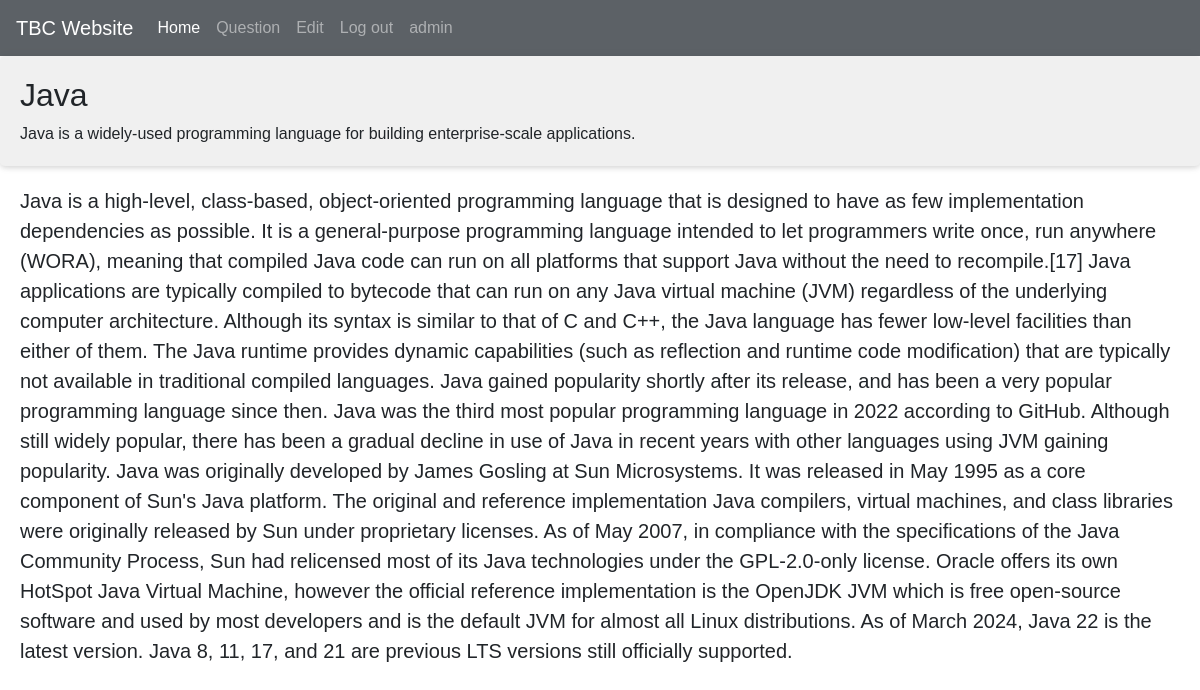
Page /info/3 (signed in) on the committed database.
### models.py (models this page shows, shortened)
class User(db.Model, UserMixin):
    __tablename__ = "users"
    id = db.Column(db.Integer(), primary_key=True)
    username = db.Column(db.String())
    password = db.Column(db.String())
    birthday = db.Column(db.Date())
    role = db.Column(db.String())

class Info(db.Model):
    __tablename__ = "infos"
    id = db.Column(db.Integer(), primary_key=True)
    name = db.Column(db.String())
    inf = db.Column(db.String())
    moreinfo = db.Column(db.String())

### routes.py (the view)
@app.route("/info/<int:info_id>")
@login_required
def index5(info_id):
 info = Info.query.get(info_id)
 return render_template("index5.html", inff=info)

### models.py (called while the page is built)
@login_manager.user_loader
def load_user(user_id):
    return User.query.get(user_id)

### templates/index5.html (shortened to what this page needs)
{% extends "base.html" %}
{% block content %}
      <div class="languages">
        <div class="language">
            <h2>{{inff['name']}}</h2>
            <p>{{inff['inf']}}</p>
        </div>
    </div>
    <p class="p1">{{inff['moreinfo']}}</p>
{% endblock %}

### templates/navbar.html (shortened to what this page needs)
<nav class="navbar navbar-expand-lg navbar-dark bg-dark" style="opacity: 0.8">
    <a class="navbar-brand" href="https://www.tbcbank.ge/web/ka">TBC Website</a>
    <div class="collapse navbar-collapse" id="navbarNav">
      <ul class="navbar-nav">
        <li class="nav-item active">
          <a class="nav-link" href="/">Home</a>
        </li>
        <li class="nav-item">
          <a class="nav-link" href="/search">Question</a>
        </li>
        {% if current_user.role == "Admin" %}
        <li class="nav-item">
          <a class="nav-link" href="/registered_users">Edit</a>
        </li>
        {% endif %}
        {% if current_user.is_authenticated %}
        <li class="nav-item">
          <a class="nav-link" href="/logout">Log out</a>
        </li>
        {% endif %}
        <li class="nav-item">
          <a class="nav-link" href="#">{{ current_user.username }}</a>
        </li>
      </ul>
    </div>
  </nav>

### templates/index5.html (style rules this page uses)
body { font-family: Arial, sans-serif; margin: 0; padding: 0; }
.languages { display: grid; grid-template-columns: repeat(auto-fit, minmax(200px, 1fr)); grid-gap: 20px; background-color: #fff; border-radius: 5px; box-shadow: 0 0 10px rgba(0, 0, 0, 0.1); }
.language { background-color: #f0f0f0; padding: 20px; border-radius: 5px; box-shadow: 0 2px 5px rgba(0, 0, 0, 0.1); transition: all 0.3s ease; }
.language h2 { margin-top: 0; }
.language p { margin-bottom: 0; }
.p1 { font-size: 20px; padding: 20px; }

### rows in the picture
User: username "admin"
Info: name "Java", inf "Java is a widely-used programming language for building enterprise-scale applications.", moreinfo "Java is a high-level, class-based, object-oriented programming language that is designed to have as few implementation dependencies as possible. It is a general-purpose programming language intended to let programmers write once, run anywhere (WORA), meaning that compiled Java code can run on all platforms that support Java without the need to recompile.[17] Java applications are typically compiled to bytecode that can run on any Java virtual machine (JVM) regardless of the underlying computer architecture. Although its syntax is similar to that of C and C++, the Java language has fewer low-level facilities than either of them. The Java runtime provides dynamic capabilities (such as…"
